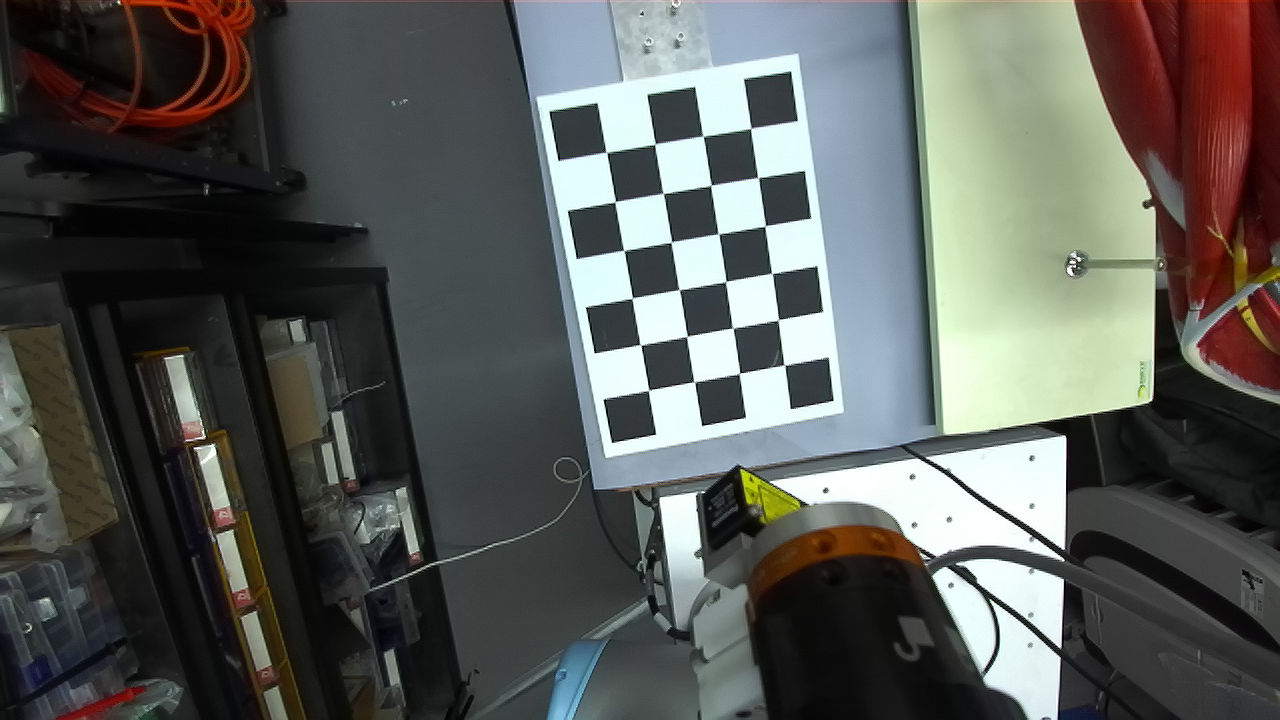
#> input picture data/calib/images/left_0.png, 1280 x 720 px, found by its file name
$ python check.py
#> lines starting #> are read from the running program, lines starting #| are printed output that depends on the picture; after the words box and inside, x2 and y2 are one past the last pixel; in counts of white or black regions, pixels touching at a corner belong together
#> (reads data/calib/tgt2cam_t.npy from the repository)
#> (reads data/calib/grp2base_t.npy from the repository)
#> (reads data/calib/tgt2cam_R.npy from the repository)
#> (reads data/calib/grp2base_R.npy from the repository)
import numpy as np
import cv2
from transforms3d.quaternions import quat2mat

PATH='./data/calib/'
def distance(c1, c2):
    c = np.sum((c1-c2)**2)
    return np.sqrt(c)

def quaternion_to_rotation_matrix(q):  # x, y ,z ,w
        '''
        same as transforms3d.quaternions.quat2mat: use parameter (w,x,y,z)
        '''
        x = q[0]
        y = q[1]
        z = q[2]
        w = q[3]
        rot_matrix = np.array(
            [[1.0 - 2*(y**2 + z**2),    2*(x*y - w*z),          2*(x*z + w*y)],
            [2*(x*y + w*z),             1.0 - 2*(x**2 + z**2),  2*(y*z - w*x)],
            [2*(x*z - w*y),             2*(y*z + w*x),          1.0 - 2*(x**2 + y**2)]],
            dtype=q.dtype)
        return rot_matrix

def target2camera(file):
    '''
    :param file: 单张标定图片
    :return: （旋转矩阵，平移向量）
    '''
#> called with file = './data/calib//images/left_0.png'
    w = 4
    h = 6
    mtx = np.array([[532.72, 0, 639.53],
                    [0, 532.72, 360.6],
                    [0, 0, 1]], np.float32)
    dist = np.array([0,0,0,0,0], np.float32)

    image = cv2.imread(file)
#> image is the input picture: shape (720, 1280, 3); mean B, G, R 88.5, 92.3, 90.3
    gray = cv2.cvtColor(image, cv2.COLOR_RGB2GRAY)
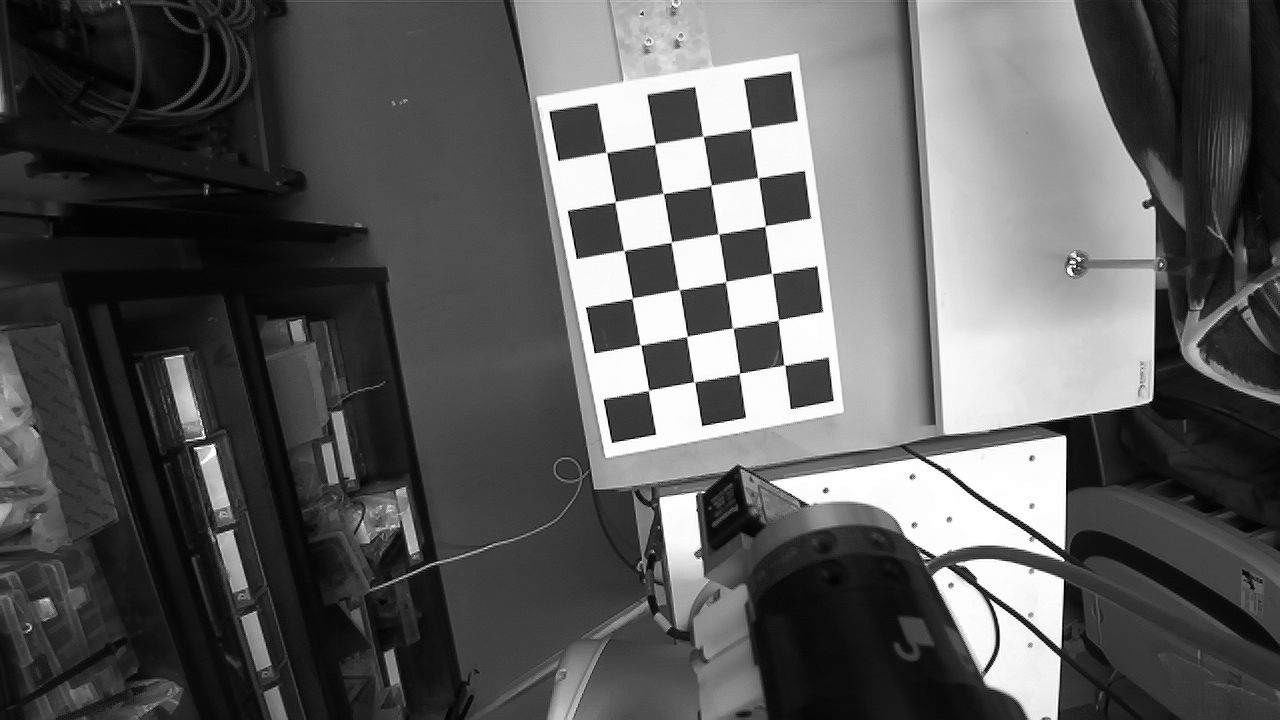
#> gray: shape (720, 1280); min 0, max 255, mean 90.9
    criteria = (cv2.TERM_CRITERIA_EPS + cv2.TERM_CRITERIA_MAX_ITER, 30, 0.001)
    # get points in world axis, mm
    obj_point = np.zeros((w * h, 3), np.float32)
    obj_point[:, :2] = np.mgrid[0:w, 0:h].T.reshape(-1, 2)
    obj_point = obj_point * 0.055  # 55mm
    # get points in target board
    ok, corners = cv2.findChessboardCorners(gray, (4,6), None)
#> ok = True; corners = 24 rows, first 8: [606.8, 152.7], [655, 144], [703.3, 136.5], [750.9, 128.5], [615.2, 201.6], [663.3, 193.5], [711.4, 184.8], [758.2, 177.8]
    if ok:
        exact_corners = cv2.cornerSubPix(gray, corners, (11, 11), (-1, -1), criteria)
#> exact_corners = 24 rows, first 8: [606.4, 152.3], [654.9, 144], [702.8, 136.1], [750.7, 128.3], [615.2, 201.7], [663.2, 193.4], [711, 185.4], [758.2, 177.5]
        cv2.drawChessboardCorners(gray, (4, 6), exact_corners, ok)
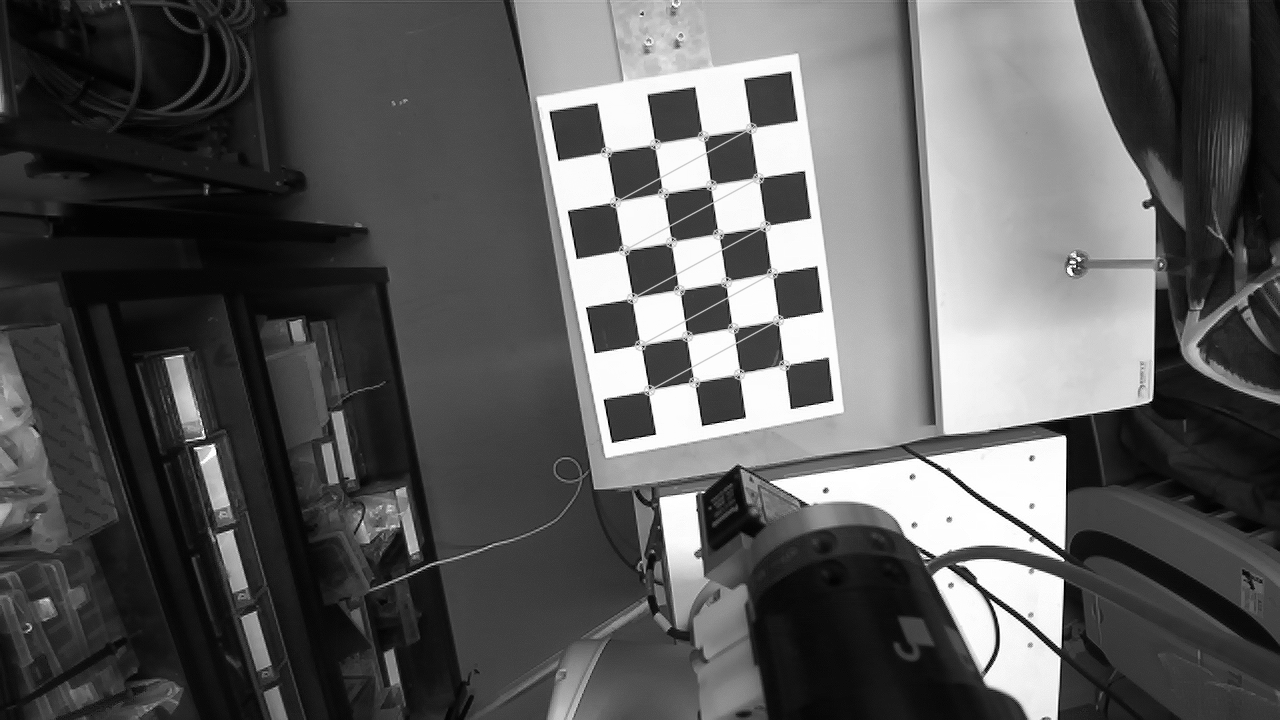
#> gray: shape (720, 1280); 0.7% of pixels changed, all inside (x1, y1, x2, y2) = (600, 122, 791, 397)
        cv2.imshow('findCorners', gray)
        cv2.waitKey(500)
        # 获取外参
        # retval, rvec, tvec = cv2.solvePnP(obj_point, exact_corners, self.mtx, self.dist)
        _, rvec, tvec, inliers = cv2.solvePnPRansac(obj_point, exact_corners, mtx, dist)
#> rvec = [0.118, -0.0381, -0.176]; tvec = [-0.0367, -0.234, 0.597]; inliers = 24 values from 0 to 23
        return rvec, tvec

tgt2cam_t = np.load(PATH+'tgt2cam_t.npy')
grp2base_t = np.load(PATH+'grp2base_t.npy')
# cam2grp_t = np.load('cam2grp_t.npy')

tgt2cam_r = np.load(PATH+'tgt2cam_R.npy')
grp2base_r = np.load(PATH+'grp2base_R.npy')
# grp2base_r_quat = np.load('grp2base_R_Quat.npy')
# cam2grp_r = np.load('cam2grp_R.npy')


grp2base_t = grp2base_t.reshape(-1,3,1)
tgt2cam_t = tgt2cam_t.reshape(-1,3,1)
print('tgt2cam_t',tgt2cam_t.shape, tgt2cam_t)
print('grp2base_t',grp2base_t.shape, grp2base_t)

print('tgt2cam_r',tgt2cam_r.shape, tgt2cam_r)
print('grp2base_r',grp2base_r.shape, grp2base_r)


R_cam2grp, t_cam2grp = cv2.calibrateHandEye(grp2base_r, grp2base_t,
                                            tgt2cam_r, tgt2cam_t)
print('cam2grp_t',t_cam2grp)

print(target2camera(PATH+'/images/left_0.png'))
